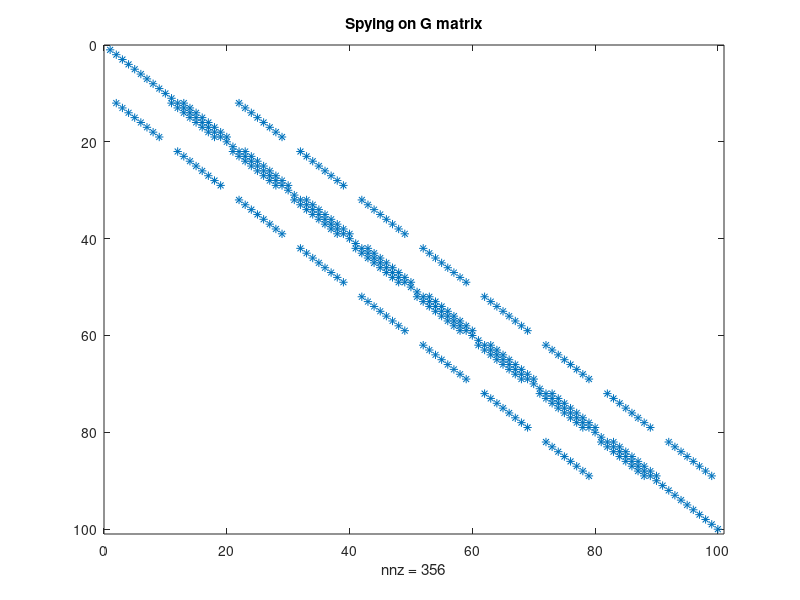
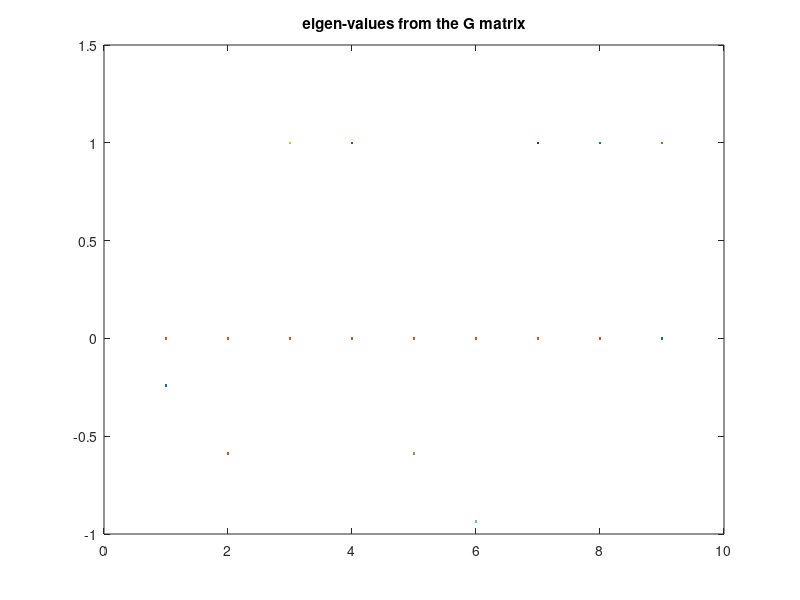
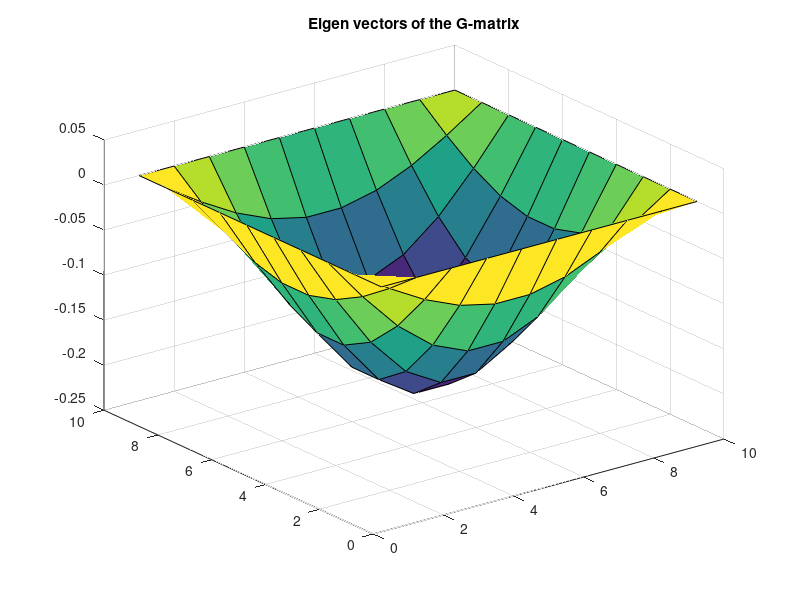

The MATLAB script that drew these images, in order:
%PA #3 sonya stuhec-leonard 100963181

%wave equation in Finite Difference (FD) form 
%Delta = 1;
%E(i+1, :)-2*E(i)+E(i-1,:) + E(:, j+1)-2*E(:, j)+E(:, j-1) = alpha*E;

%boundary conditions will be constants
BC = 0;
%number of nodes desired
nx = 10;
ny = 10;

% node numbering scheme
%n =j+(i-1)*ny;

%Create G matrix
G = zeros(nx*ny, nx*ny);

for i = 1:nx
    for j = 1:ny
        %numbering scheme for G
        n = j+(i-1)*ny;
        
        if i==1 || i==nx || j==1 || j==ny
            %else BC = 0
            G(n, :) = 0;
            %Diagonal of BC = 1
            G(n, n) = 1;
%         elseif j==1 || j==ny
%             %else BC = 0
%             G(n, :) = 0;
%             %Diagonal of BC = 1
%             G(n, n) = 1;
        else
            %solve FD equations or put 1 an d4 in the row coresponding to
            %the i, j position
            nxMinus1 = j+(i-2)*ny;
            nxPlus1 = j+ (i)*ny;
            nyMinus1 = j-1+(i-1)*ny;
            nyPlus1 = j+1+(i-1)*ny;
            
            G(n, n)= -4;
            G(n, nxMinus1) = 1;
            G(n, nxPlus1) = 1;
            G(n, nyMinus1) = 1;
            G(n, nyPlus1) = 1;
            
        end
    end
end

[E, D] = eigs(G, 9, 'SM');


figure(1)

spy(G)
title('Spying on G matrix')

figure(2)
plot(D, '.')
title('eigen-values from the G matrix')

%define Eigen vector of nx by ny plane

for i=1:nx
    for j=1:ny
        n=j+(i-1)*ny;
        %chaning first col of E (eigen vetor) to the nx X ny matrix for
        %plotting. Chaningn which col of E you convert will change withc
        %eigen vector you look at
        E_vec(i, j) = E(n, 1); 
    end
end

figure(3)
surf(E_vec)
title('Eigen vectors of the G-matrix')
